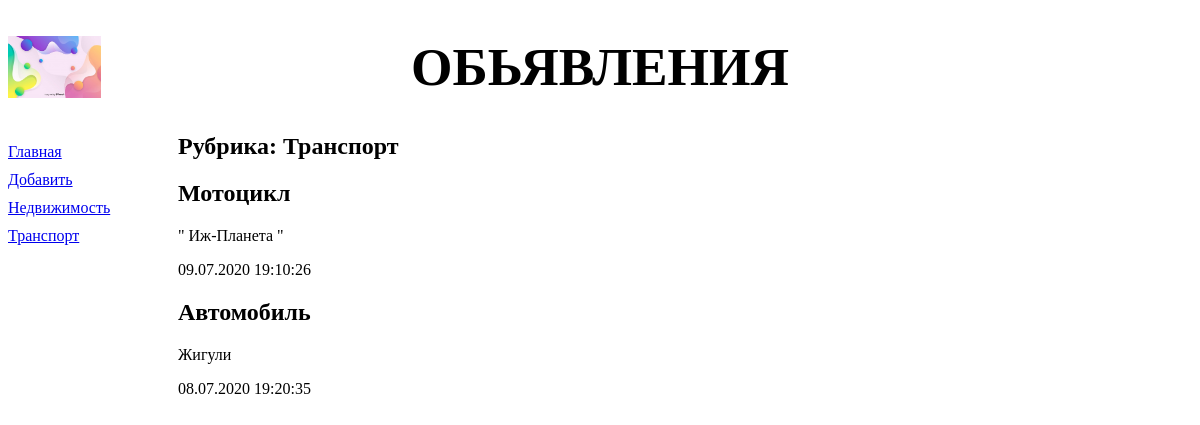
The app's page /bboard/2/, older data.
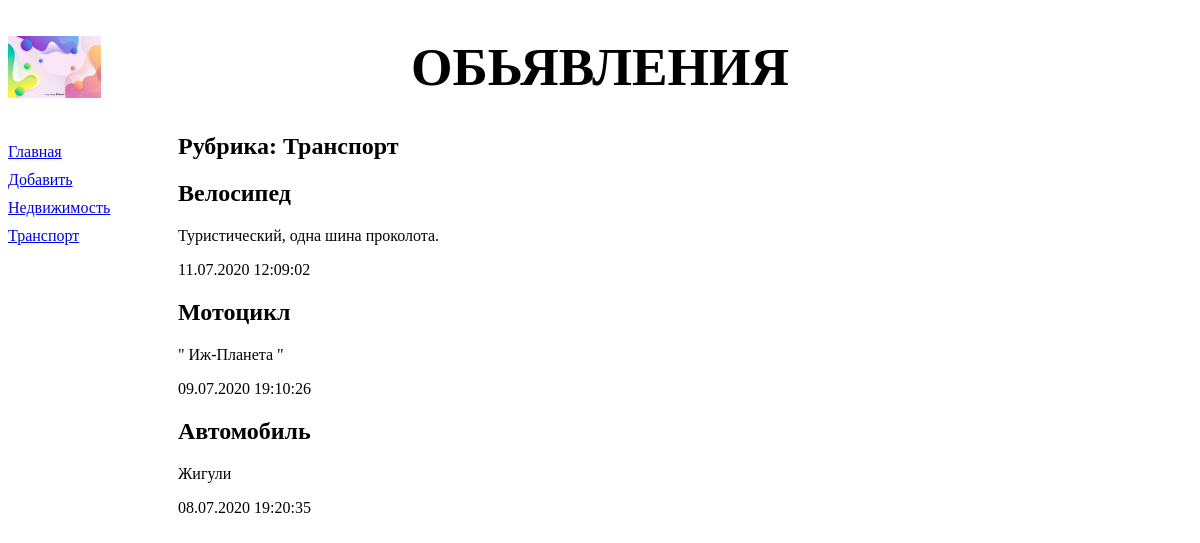
The same page, newer data.
### bboard/models.py (models this page shows, shortened)
class Rubric(models.Model):
    name = models.CharField(max_length=20, db_index=True, verbose_name='Название')
    class Meta:
        verbose_name_plural = 'Рубрики'
        verbose_name = 'Рубрика'
        ordering = ['name']

class Bb(models.Model):
    KINDS = (
        (None, 'Выберете разряд публикуемого обьявления'),
        ('b', 'Куплю'),
        ('s', 'Продам'),
        ('c', 'Обменяю')
    )
    title = models.CharField(max_length=50, verbose_name='Товар')
    content = models.TextField(null=True, blank=True, verbose_name='Описание')
    price = models.FloatField(null=True, blank=True, verbose_name='Цена')
    published = models.DateTimeField(auto_now_add=True, db_index=True, verbose_name='Опубликовано')
    rubric = models.ForeignKey('Rubric', null=True, on_delete=models.PROTECT, verbose_name='Рубрика')
    kind = models.CharField(max_length=1, choices=KINDS, default='b', verbose_name='Вид обьявления')
    class Meta:
        verbose_name_plural = 'Обьявления'
        verbose_name = 'Обьявление'
        ordering = ['-published']

### bboard/views.py (the view)
# urls.py: path('<int:rubric_id>/', by_rubric, name='by_rubric'),
def by_rubric(request, rubric_id):
    bbs = Bb.objects.filter(rubric=rubric_id)
    rubrics = Rubric.objects.all()
    current_rubric = Rubric.objects.get(pk=rubric_id)
    context = {'bbs': bbs, 'rubrics': rubrics,
               'current_rubric': current_rubric}
    return render(request, 'bboard/by_rubric.html', context)

### bboard/templates/bboard/by_rubric.html (shortened to what this page needs)
{% extends 'layout/basic.html' %}
{% block content %}
<h2> Рубрика: {{current_rubric.name}} </h2>
{% for bb in bbs %}
        <div>
            <h2> {{bb.title}} </h2>
            <p> {{ bb.content }} </p>
            <p> {{ bb.published|date:"d.m.Y H:i:s" }} </p>
        </div>
{% endfor %}
{% endblock %}

### bboard/templates/layout/basic.html (shortened to what this page needs)
{% load static %}
<!DOCTYPE html>
<html>
    <head>
        <link rel="stylesheet" type="text/css"
        href="{% static 'bboard/style.css' %}">
    </head>
    <body>
        <header>
            <h1> Обьявления </h1>
        </header>
        <nav>
            <a href="{% url 'index' %}"> Главная </a>
            <a href="{% url 'add' %}"> Добавить </a>
            {% for rubric in rubrics %}
            <a href="{% url 'by_rubric' rubric.pk %}"> {{ rubric.name }} </a>
            {% endfor %}
        </nav>
        <section>
        {% block content %}
        {% endblock %}
        </section>
    </body>
    </head>
</html>

Row changes from the older to the newer data that the page shows:
added Bb: title "Велосипед", content "Туристический, одна шина проколота.", published "11.07.2020 12:09:02"
